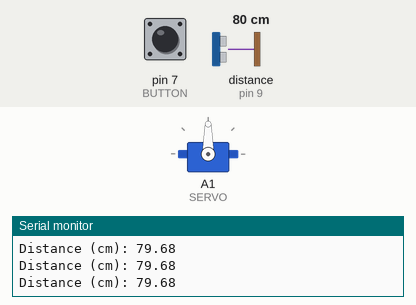
Bench run of a sketch on a simulated Arduino Uno, built with avr-gcc and run on an emulated ATmega328P. Parts: servo, the last lines printed to the serial monitor. Wiring (inferred from the names in the program): ultrasonic range finder: trigger pin 10; echo pin 9. The test bench sets the inputs (shaded band); at power-on: distance to the obstacle (sensor on pin 9) 80 cm, pin 7 (BUTTON) HIGH. The echo pulse lasts 58.3 µs per cm.

Above: at 1.2 s.
1.3 s: distance to the obstacle (sensor on pin 9) set to 2 cm
At 1.46 s:
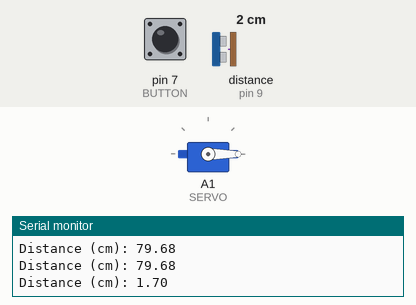
4.3 s: distance to the obstacle (sensor on pin 9) set to 120 cm
At 6.64 s:
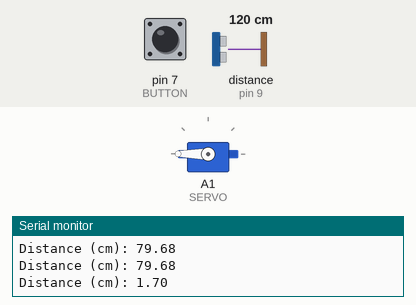
7.3 s: pin 7 (BUTTON) pulled LOW for 0.15 s
At 8.8 s:
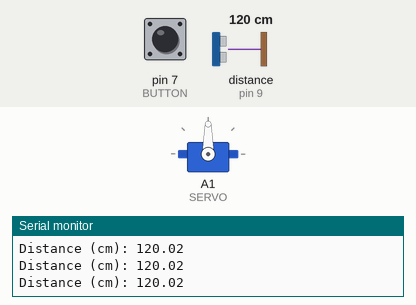
10.4 s: pin 7 (BUTTON) pulled LOW for 3.2 s
Timing chart, 0 to 19.5 s (numbered marks = the images above; inputs shaded):
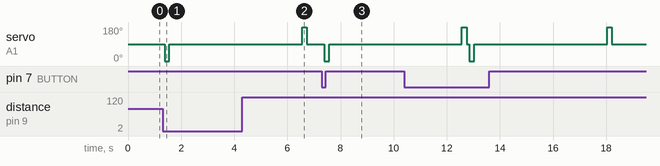

Measured:
- after the input at 1.3 s, servo on A1 (SERVO): 90° → 0° after 0.08 s, → 90° 0.18 s later
- after the input at 4.3 s, servo on A1 (SERVO): goes on until 6.7 s, then stays 90°
- after the input at 7.3 s, servo on A1 (SERVO): 90° → 0° after 0.09 s, → 90° 0.18 s later

The sketch:

sketch_may18a.ino
```cpp
#include <Servo.h>

#define TRIG 10
#define ECHO 9
#define SERVO A1
#define BUTTON 7

long duration;
float distance;

Servo myServo;

void setup() {
  Serial.begin(115200);

  pinMode(TRIG, OUTPUT);
  pinMode(ECHO, INPUT);
  pinMode(BUTTON, INPUT_PULLUP);

  myServo.attach(SERVO);
  myServo.write(90);
}

void loop() {
  bool buttonPressed = digitalRead(BUTTON) == LOW;


  digitalWrite(TRIG, LOW);
  delayMicroseconds(5);

  digitalWrite(TRIG, HIGH);
  delayMicroseconds(10);
  digitalWrite(TRIG, LOW);

  duration = pulseIn(ECHO, HIGH);
  distance = (duration * 0.0343) / 2.0;

  Serial.print("Distance (cm): ");
  Serial.println(distance);

  if (distance <= 70 || buttonPressed) {
    myServo.write(0);
    delay(180);

    myServo.write(90);
    delay(5000);

    myServo.write(180);
    delay(180);

    myServo.write(90);
  } else {
    myServo.write(90);
  }

  delay(100);
}
```
